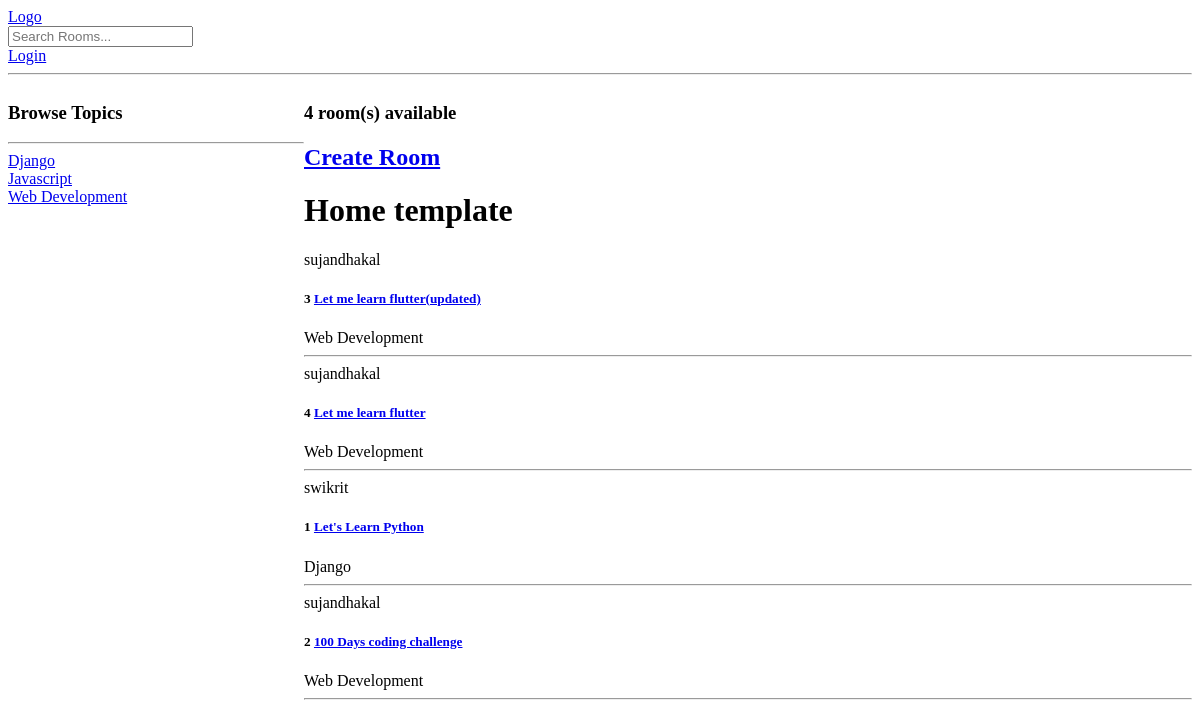
Before: / with the older database file.
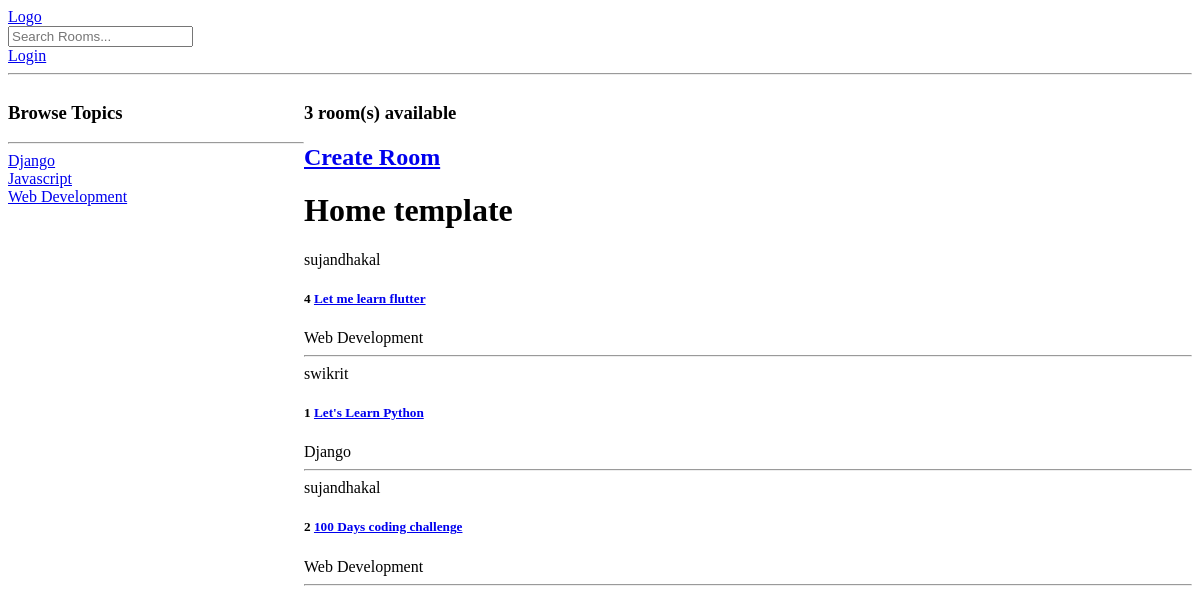
After: the same page with the newer database file.
### base/models.py (models this page shows, shortened)
class Topic(models.Model):
    name = models.CharField(max_length= 200)
    def __str__(self):
        return self.name

class Room(models.Model):
    host = models.ForeignKey(User , on_delete= models.SET_NULL , null= True)
    topic = models.ForeignKey(Topic , on_delete= models.SET_NULL , null= True)
    name = models.CharField(max_length=200)
    description = models.TextField(null= True , blank= True)
    updated = models.DateTimeField(auto_now= True)
    created = models.DateTimeField(auto_now_add= True)
    class Meta:
        ordering = ['-updated' , '-created']

### base/views.py (the view)
# urls.py: path('' , views.home , name ='home'),
def home(request):
    q= request.GET.get('q') if request.GET.get('q') != None else ''
    rooms = Room.objects.filter(
        Q(topic__name__icontains = q ) |
        Q(name__icontains = q ) |
        Q(description__icontains = q ))
    topics = Topic.objects.all()
    room_counts = rooms.count()
    contex = {'rooms' : rooms  , 'topics': topics , 'rooms_counts' : room_counts}
    return render(request , 'base/home.html' , contex)

### base/templates/base/home.html (shortened to what this page needs)
{% extends 'main.html' %}
{% block content %}
<div class="home-container">
    <div>
     <h3>Browse Topics</h3>
      <hr>
      {% for topic in topics %}
      <div>
       <a href="{% url 'home'%}?q={{topic.name}}"> {{topic.name}} </a>
      </div>
      {% endfor %}
    </div>
    <div>
      <h3>{{rooms_counts}} room(s) available</h3>
        <a href="{% url 'createRoom' %}"> <h2>Create Room </h2> </a>
        <h1>Home template</h1>
        {% for room in rooms %}
        <div>
        <div>
             {{room.host }}
             <h5>
             {{room.id}} <a href="room/{{room.id}}">{{room.name}}</a>
             </h5>
              {{room.topic}}
            <hr>
        </div>
  </div>
  {% endfor %}
</div>
</div>
{%endblock content%}

### templates/main.html (shortened to what this page needs)
<!DOCTYPE html>
<html lang="en">
<head>
</head>
<body>
    {% include 'navbar.html' %}
    {% block content %}{% endblock %}
</body>
</html>

### templates/navbar.html
<a href="/"
         <h1>Logo</h1>
</a>
<form action="{% url 'home' %}" method="GET">
  <input type="text" name="q" placeholder="Search Rooms..." />
</form>
{% if request.user.is_authenticated %}
<a href="{% url 'logoutUser' %}"> Logout </a>
{% else %}
<a href="{% url 'loginPage'%}">Login</a>
{% endif %}
<hr>

### base/templates/base/home.html (style rules this page uses)
.home-container { display: grid; grid-template-columns: 1fr 3fr; }

Changed rows visible on the page:
removed Room: host "sujandhakal", id "3", name "Let me learn flutter(updated)", topic "Web Development"
Other visible differences:
{{ rooms_counts }}: "4" → "3"
